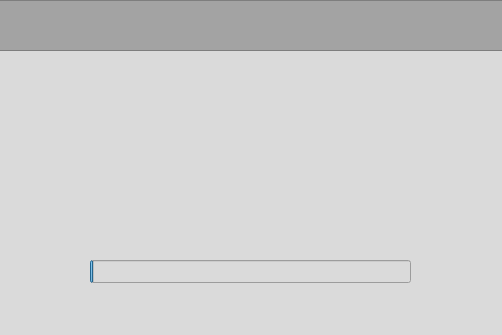
<?xml version="1.0" encoding="UTF-8"?>
<ui version="4.0">
 <class>WSWelcomeDialog</class>
 <widget class="QDialog" name="WSWelcomeDialog">
  <property name="geometry">
   <rect>
    <x>0</x>
    <y>0</y>
    <width>502</width>
    <height>335</height>
   </rect>
  </property>
  <property name="windowTitle">
   <string>Dialog</string>
  </property>
  <property name="styleSheet">
   <string notr="true">background-color: rgb(218, 218, 218);</string>
  </property>
  <widget class="QLabel" name="label">
   <property name="geometry">
    <rect>
     <x>40</x>
     <y>80</y>
     <width>391</width>
     <height>111</height>
    </rect>
   </property>
   <property name="styleSheet">
    <string notr="true">border-image: url(:/images/Share/images/WS.png);</string>
   </property>
   <property name="text">
    <string/>
   </property>
  </widget>
  <widget class="QProgressBar" name="progressBar">
   <property name="geometry">
    <rect>
     <x>90</x>
     <y>260</y>
     <width>321</width>
     <height>23</height>
    </rect>
   </property>
   <property name="maximum">
    <number>100</number>
   </property>
   <property name="value">
    <number>1</number>
   </property>
   <property name="textVisible">
    <bool>false</bool>
   </property>
  </widget>
  <widget class="QFrame" name="frame">
   <property name="geometry">
    <rect>
     <x>-20</x>
     <y>0</y>
     <width>541</width>
     <height>51</height>
    </rect>
   </property>
   <property name="styleSheet">
    <string notr="true">background-color: rgb(163, 163, 163);</string>
   </property>
   <property name="frameShape">
    <enum>QFrame::StyledPanel</enum>
   </property>
   <property name="frameShadow">
    <enum>QFrame::Raised</enum>
   </property>
  </widget>
 </widget>
 <resources/>
 <connections/>
</ui>
